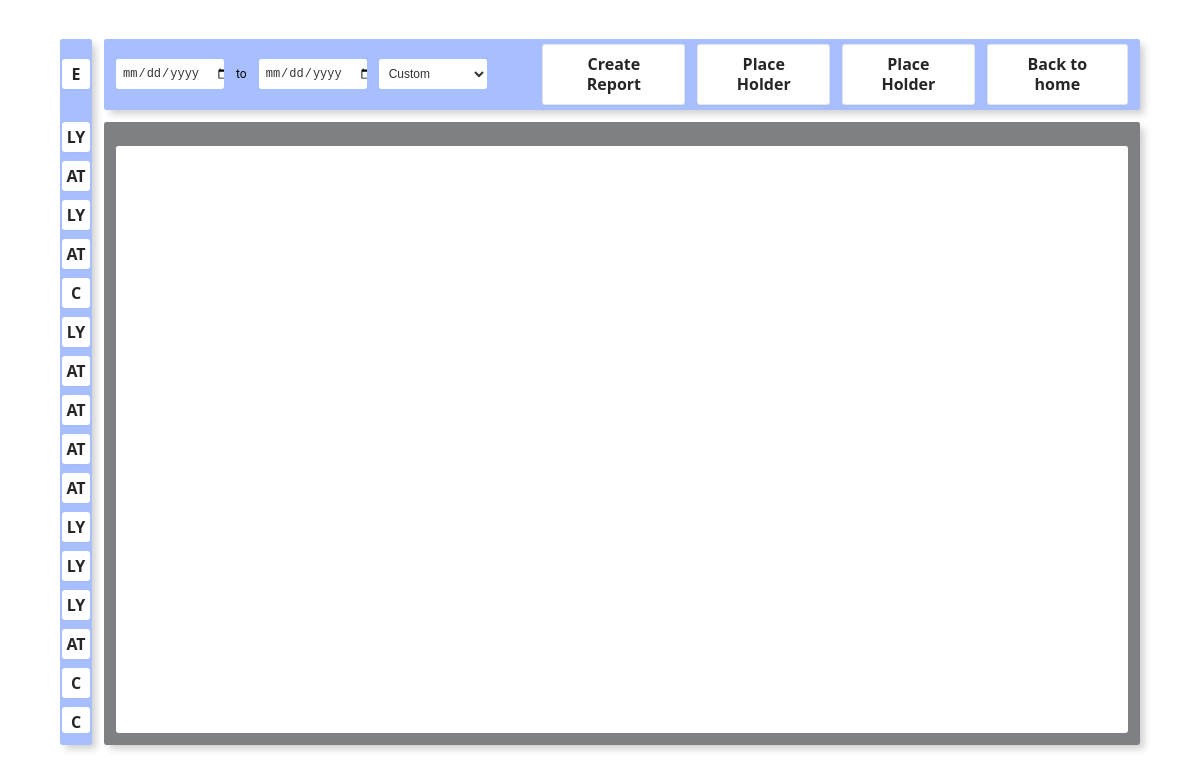
The app's page /generate_report/ (signed in) with its own data.
### cs_app/models.py (models this page shows)
class PastParameter(models.Model):
    text_field = models.TextField()
    date_field = models.DateField()
    parameters_json = models.JSONField()

### cs_app/views/generate_report_views.py (the view)
# urls.py: path('generate_report/', generate_report_views.generate_report_view, name='generate_report'),
@login_required
def generate_report_view(request):
    data = PastParameter.objects.order_by("-date_field")[:25]
    user = request.user
    context = {
        "user": user,
        "data": data,
    }
    return render(request, "generate_report.html", context)

### cs_app/templates/generate_report.html (shortened to what this page needs)
{% load static %}
<!DOCTYPE html>
<html>
    <head>
        <link rel="stylesheet" href="{% static 'css/common_style.css' %}" />
        <link rel="stylesheet" href="{% static 'css/generate_report_style.css' %}" />
        <link
            rel="stylesheet"
            type="text/css"
            href="//cdn.datatables.net/2.0.5/css/dataTables.dataTables.min.css"
        />
    </head>
    <body>
        <div class="container-1">
            <div id="content">
                <div id="history-menu" class="card">
                    <div id="history-menu__expand-button">
                        <button
                            id="expand-button"
                            class="history-button-style"
                            onclick="throttledToggleSize('history-menu', 'report-block', '3', '20')"
                        >
                            E
                        </button>
                    </div>
                    <div id="history-menu__history-scroll">
                        {% for param in data reversed %}
                        <button
                            id="hcard-{{ forloop.counter }}"
                            class="history-button-style history-button"
                            onClick="createReportFromHistory('{{ param.text_field|escapejs }}', '{{ param.parameters_json|escapejs }}')">
                            <p class="symbol">
                                {% if param.text_field == 'YTD' %}
                                    YTD
                                {% elif param.text_field == 'Last Year' %}
                                    LY
                                {% elif param.text_field == 'Custom' %}
                                    C
                                {% elif param.text_field == 'All Time' %}
                                    AT
                                {% else %}
                                    ?
                                {% endif %}
                            </p>
                        </button>
                        {% endfor %}
                    </div>
                </div>
                <div id="report-block">
                    <div id="report-block__menu" class="card">
                        <div id="report-block__menu__inputs">
                            <input
                                type="date"
                                id="start_date"
                                class="form__input"
                                name="start_date"
                                required
                            />
                            <p>to</p>
                            <input
                                type="date"
                                id="end_date"
                                class="form__input"
                                name="end_date"
                                required
                            />
                            <select
                                id="time_range"
                                class="form__input"
                                name="time_range"
                            >
                                <option value="Custom" selected>Custom</option>
                            </select>
                        </div>
                        <div id="report-block__menu__buttons">
                            <button class="button-1" onclick="generateTable()">
                                Create Report
                            </button>
                            <button class="button-1">Place Holder</button>
                            <button class="button-1">Place Holder</button>
                            <button
                                id="homeButton"
                                class="button-1"
                                onclick="redirectTo('/home/')"
                            >
                                Back to home
                            </button>
                        </div>
                    </div>
                    <div id="report-block__content" class="card">
                        <div id="report"></div>
                    </div>
                </div>
            </div>
        </div>
    </body>
</html>

### cs_app/static/css/common_style.css (style rules this page uses)
.container-1 { height: 98vh; display: flex; align-items: center; justify-content: center; }
.card { background-color: #f1f1f1; background-size: 100%; border-radius: 0.2rem; box-shadow: 5px 5px 7px -1px rgba(51, 51, 51, 0.23); }
.button-1 { padding: calc(0.875rem - 1px) calc(1.5rem - 1px); color: rgba(0, 0, 0, 0.85); background-color: #ffffff; border: 1px solid rgba(0, 0, 0, 0.1); border-radius: 0.25rem; box-shadow: rgba(0, 0, 0, 0.02) 0 1px 3px 0; box-sizing: border-box; cursor: pointer; font-family: system-ui, -apple-system, system-ui, "Helvetica Neue", Helvetica, Arial, sans-serif; font-size: 16px; font-weight: 600; line-height: 1.25; text-decoration: none; transition: all 250ms; display: inline-flex; position: relative; justify-content: center; align-items: center; }

### cs_app/static/css/generate_report_style.css (style rules this page uses)
html { font-size: 16px; font-family: "Roboto", sans-serif; }
@media (max-width: 1440px) { html { font-size: 12px; } }
* { margin: 0px; padding: 0px; box-sizing: border-box; }
#content { width: 90%; height: 90%; display: flex; }
#history-menu { width: 3%; height: 100%; background-color: rgb(167, 191, 255); transition: all 0.5s; display: flex; flex-direction: column; align-items: center; }
#history-menu__expand-button { width: 100%; height: 10%; display: flex; align-items: center; justify-content: center; }
#history-menu__history-scroll { width: 90%; height: calc(90% - 2rem); margin: 1rem 0rem; border-radius: 0.2rem; visibility: visible; overflow-y: auto; overflow-x: hidden; }
#expand-button { width: 90%; height: 2.5rem; }
.history-button { width: 100%; height: 2.5rem; margin-bottom: 0.75rem; }
.history-button-style { color: rgba(0, 0, 0, 0.85); background-color: #ffffff; border: none; border-radius: 0.25rem; box-shadow: rgba(0, 0, 0, 0.02) 0 1px 3px 0; cursor: pointer; font-family: system-ui, -apple-system, system-ui, "Helvetica Neue", Helvetica, Arial, sans-serif; font-size: 16px; font-weight: 600; line-height: 1.25; transition: all 250ms; display: flex; justify-content: center; align-items: center; }
.symbol { display: flex; }
#report-block { width: 97%; height: 100%; margin-left: 1rem; transition: all 0.5s; }
#report-block__menu { width: 100%; height: 10%; background-color: rgb(167, 191, 255); display: flex; }
#report-block__menu__inputs { width: 40%; height: 100%; display: flex; align-items: center; }
.form__input { font-size: 1rem; color: #333; background-color: rgb(255, 255, 255); border-radius: 0.2rem; border: none; }
#start_date, #end_date { width: 9rem; height: 2.5rem; margin: 0rem 1rem; padding: 0.5rem 2rem 0.5rem 0.5rem; display: flex; align-items: center; justify-content: space-between; }
#time_range { width: 9rem; height: 2.5rem; padding: 0.5rem 2rem 0.5rem 0.5rem; }
#report-block__menu__buttons { width: 60%; height: 100%; padding: 1rem; display: flex; align-items: center; justify-content: flex-end; }
#report-block__menu__buttons > button { margin-left: 1rem; }
#report-block__content { width: 100%; height: calc(90% - 1rem); margin-top: 1rem; padding: 2rem 1rem 1rem 1rem; background-color: rgb(127, 128, 131); display: flex; justify-content: center; align-items: center; }
#report { width: 100%; height: 100%; padding: 2rem; background-color: white; border-radius: 0.2rem; }

### records on screen
PastParameter: text_field "LY"
PastParameter: text_field "AT"
PastParameter: text_field "LY"
PastParameter: text_field "AT"
PastParameter: text_field "C"
PastParameter: text_field "LY"
PastParameter: text_field "AT"
PastParameter: text_field "AT"
PastParameter: text_field "AT"
PastParameter: text_field "AT"
PastParameter: text_field "LY"
PastParameter: text_field "LY"
PastParameter: text_field "LY"
PastParameter: text_field "AT"
PastParameter: text_field "C"
PastParameter: text_field "C"
